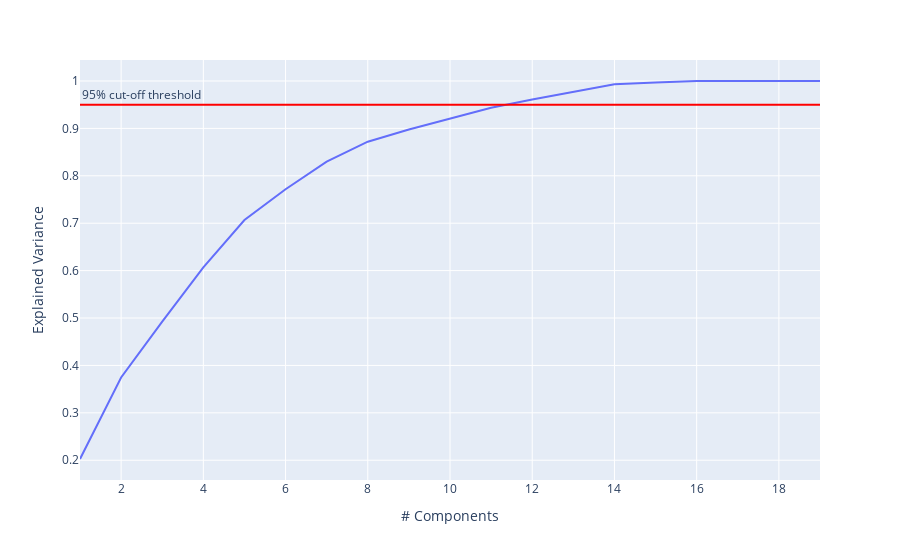

Write notebook code for a chart like this one.
### Markdown cell above
Here we find the explained variance for each principal component. We calculate explained variance by first scaling our data with the StandardScalar and then fitting a PCA model to the scaled data.

You will also notice that the total number of Principal Components equals the number of Features in your dataset. However, one important thing to note is that the Principal Components are not the dataset's columns; rather, PCA is constructing new features that best explain the data.

After calculating cumulative variance, I plot it to show how it grows. Additionally, I plot a line that represents 95% of the explained variance. While there is no rule as to how much explained variance you need to include in a model, 95% is a good threshold to start.

### Code cell
import plotly.express as px 
import numpy as np 
import pandas as pd 
from sklearn.decomposition import PCA 
from sklearn.datasets import load_diabetes 

pca = PCA() 
pca.fit(X)
exp_var_cumul = np.cumsum(pca.explained_variance_ratio_) 

fig = px.line( x=range(1, exp_var_cumul.shape[0] + 1), y=exp_var_cumul, labels={"x": "# Components", "y": "Explained Variance"} )
fig.add_hline(y = 0.95,
                annotation_text='95% cut-off threshold',
                annotation_position="top left",
                line=dict(color='Red',),    
)

### Figure 1 — Plotly figure (JSON) as saved in the notebook; plotly's stock layout.template omitted (floating-point values rounded to 4 significant figures)
{"data": [{"hovertemplate": "# Components=%{x}<br>Explained Variance=%{y}<extra></extra>", "legendgroup": "", "line": {"color": "#636efa", "dash": "solid"}, "marker": {"symbol": "circle"}, "mode": "lines", "name": "", "orientation": "v", "showlegend": false, "type": "scatter", "x": [1, 2, 3, 4, 5, 6, 7, 8, 9, 10, 11, 12, 13, 14, 15, 16, 17, 18, 19], "xaxis": "x", "y": [0.2026, 0.3745, 0.4924, 0.6068, 0.7066, 0.7717, 0.8298, 0.872, 0.8978, 0.9214, 0.9436, 0.9611, 0.9778, 0.9932, 0.9967, 1.0, 1.0, 1.0, 1.0], "yaxis": "y"}], "layout": {"annotations": [{"showarrow": false, "text": "95% cut-off threshold", "x": 0, "xanchor": "left", "xref": "x domain", "y": 0.95, "yanchor": "bottom", "yref": "y"}], "legend": {"tracegroupgap": 0}, "margin": {"t": 60}, "shapes": [{"line": {"color": "Red"}, "type": "line", "x0": 0, "x1": 1, "xref": "x domain", "y0": 0.95, "y1": 0.95, "yref": "y"}], "xaxis": {"anchor": "y", "domain": [0, 1], "title": {"text": "# Components"}}, "yaxis": {"anchor": "x", "domain": [0, 1], "title": {"text": "Explained Variance"}}}}
